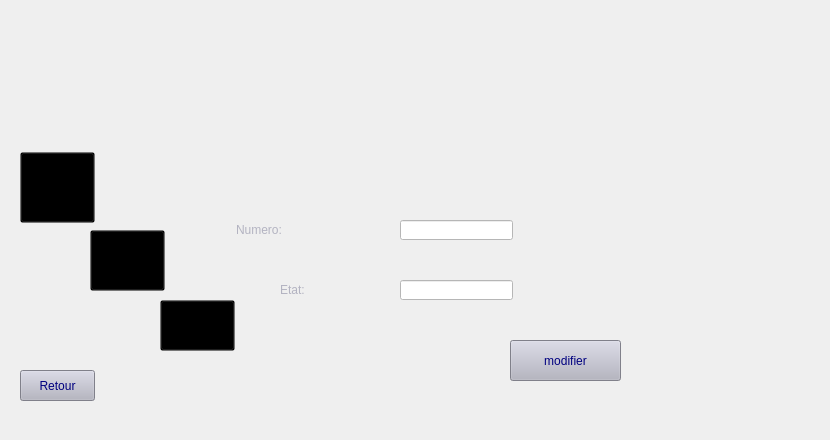
      <widget class="QWidget" name="modifierplace_5">
       <widget class="QLabel" name="label_9">
        <property name="geometry">
         <rect>
          <x>-10</x>
          <y>0</y>
          <width>821</width>
          <height>431</height>
         </rect>
        </property>
        <property name="styleSheet">
         <string notr="true">background-image: url(:/photointegrationparking/gererzone.png);</string>
        </property>
        <property name="text">
         <string/>
        </property>
       </widget>
       <widget class="QPushButton" name="supprimerplace_4">
        <property name="geometry">
         <rect>
          <x>160</x>
          <y>300</y>
          <width>75</width>
          <height>51</height>
         </rect>
        </property>
        <property name="styleSheet">
         <string notr="true">background-color: transparent;</string>
        </property>
        <property name="text">
         <string/>
        </property>
       </widget>
       <widget class="QPushButton" name="ajouterplace_5">
        <property name="geometry">
         <rect>
          <x>90</x>
          <y>230</y>
          <width>75</width>
          <height>61</height>
         </rect>
        </property>
        <property name="styleSheet">
         <string notr="true">background-color: transparent;</string>
        </property>
        <property name="text">
         <string/>
        </property>
       </widget>
       <widget class="QPushButton" name="afficherplace_4">
        <property name="geometry">
         <rect>
          <x>20</x>
          <y>152</y>
          <width>75</width>
          <height>71</height>
         </rect>
        </property>
        <property name="styleSheet">
         <string notr="true">background-color: transparent;</string>
        </property>
        <property name="text">
         <string/>
        </property>
       </widget>
       <widget class="QPushButton" name="pushButton_confirmermodification">
        <property name="geometry">
         <rect>
          <x>510</x>
          <y>340</y>
          <width>111</width>
          <height>41</height>
         </rect>
        </property>
        <property name="styleSheet">
         <string notr="true">#pushButton_confirmermodification{
	font: 18pt &quot;Bahnschrift&quot;;

	background-color: rgb(179, 179, 193);
	
	
	
	color: rgb(0, 0, 127);
	
;}


#pushButton_confirmermodification:hover{
;

	color: rgb(255, 255, 255);
	background-color: rgb(4, 44, 89);
	}</string>
        </property>
        <property name="text">
         <string>modifier</string>
        </property>
       </widget>
       <widget class="QLineEdit" name="lineEdit_numplace">
        <property name="geometry">
         <rect>
          <x>400</x>
          <y>220</y>
          <width>113</width>
          <height>20</height>
         </rect>
        </property>
        <property name="styleSheet">
         <string notr="true">#lineEdit_numplace{

background-color: rgb(255, 255, 255);
	
	color: rgb(4, 44, 89);
	
;}


#lineEdit_numplace:hover{
;

	color: rgb(255, 255, 255);
	background-color: rgb(4, 44, 89);
	}</string>
        </property>
       </widget>
       <widget class="QLineEdit" name="lineEdit_etatmodifier">
        <property name="geometry">
         <rect>
          <x>400</x>
          <y>280</y>
          <width>113</width>
          <height>20</height>
         </rect>
        </property>
        <property name="styleSheet">
         <string notr="true">#lineEdit_etatmodifier{

background-color: rgb(255, 255, 255);
	
	color: rgb(4, 44, 89);
	
;}


#lineEdit_etatmodifier:hover{
;

	color: rgb(255, 255, 255);
	background-color: rgb(4, 44, 89);
	}</string>
        </property>
       </widget>
       <widget class="QLabel" name="label_14">
        <property name="geometry">
         <rect>
          <x>236</x>
          <y>220</y>
          <width>131</width>
          <height>20</height>
         </rect>
        </property>
        <property name="styleSheet">
         <string notr="true">font: 18pt &quot;Arial&quot;;
color: rgb(179, 179, 193);
</string>
        </property>
        <property name="text">
         <string>Numero:</string>
        </property>
       </widget>
       <widget class="QLabel" name="label_15">
        <property name="geometry">
         <rect>
          <x>280</x>
          <y>280</y>
          <width>101</width>
          <height>20</height>
         </rect>
        </property>
        <property name="styleSheet">
         <string notr="true">font: 18pt &quot;Arial&quot;;
color: rgb(179, 179, 193);</string>
        </property>
        <property name="text">
         <string>Etat:</string>
        </property>
       </widget>
       <widget class="QPushButton" name="retour_6">
        <property name="geometry">
         <rect>
          <x>20</x>
          <y>370</y>
          <width>75</width>
          <height>31</height>
         </rect>
        </property>
        <property name="styleSheet">
         <string notr="true">#retour_6{
	font: 18pt &quot;Bahnschrift&quot;;

	background-color: rgb(179, 179, 193);
	
	
	
	color: rgb(0, 0, 127);
	
;}


#retour_6:hover{
;

	color: rgb(255, 255, 255);
	background-color: rgb(4, 44, 89);
	}</string>
        </property>
        <property name="text">
         <string>Retour</string>
        </property>
       </widget>
      </widget>
